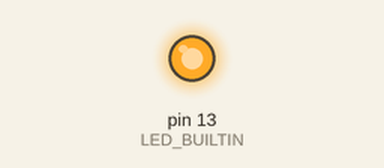
Simulated run of this sketch. Board: Arduino Uno, built with avr-gcc and run on an emulated ATmega328P. Parts: output pins drawn as LEDs (lit = HIGH).

Above: at 0.2 s.
At 1.8 s:
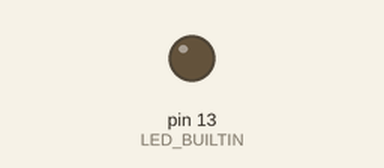
Timing chart, 0 to 3.0 s (numbered marks = the images above):
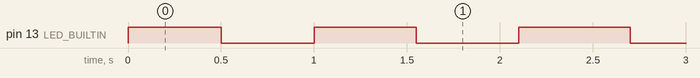

The sketch:

sketch_feb19a.ino
```cpp
// create by Luoyi W Feb 11th 2026

int minBurHam = 500;
void setup() {
  // initialize digital pin LED_BUILTIN as an output.

  pinMode(LED_BUILTIN, OUTPUT);
}

void loop() {
    digitalWrite(LED_BUILTIN, HIGH);
    delay(minBurHam);
    digitalWrite(LED_BUILTIN,LOW);
    delay(minBurHam);

    minBurHam = minBurHam + 50;

}
```

Measured:
- by itself, pin 13 (LED_BUILTIN): repeats every 1.1 s: LOW 0.50 s, HIGH 0.55 s, until it stays HIGH from 128.1 s
